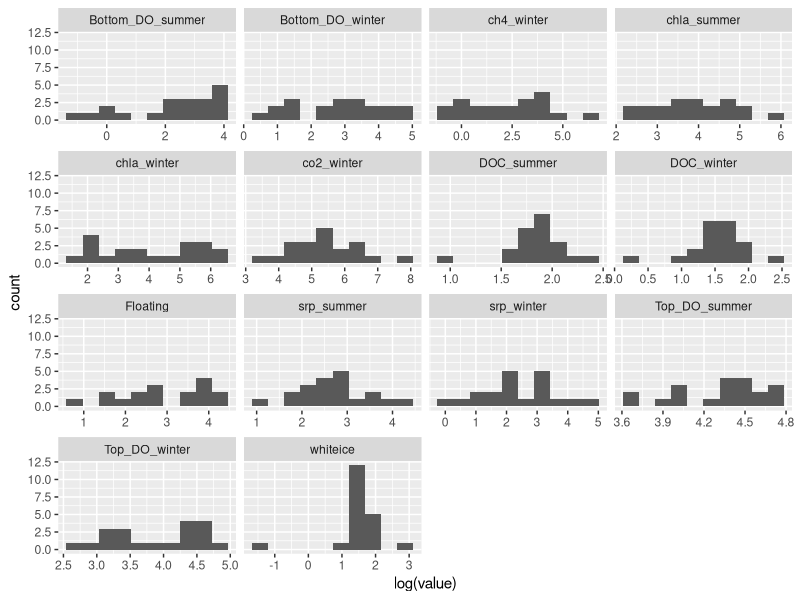
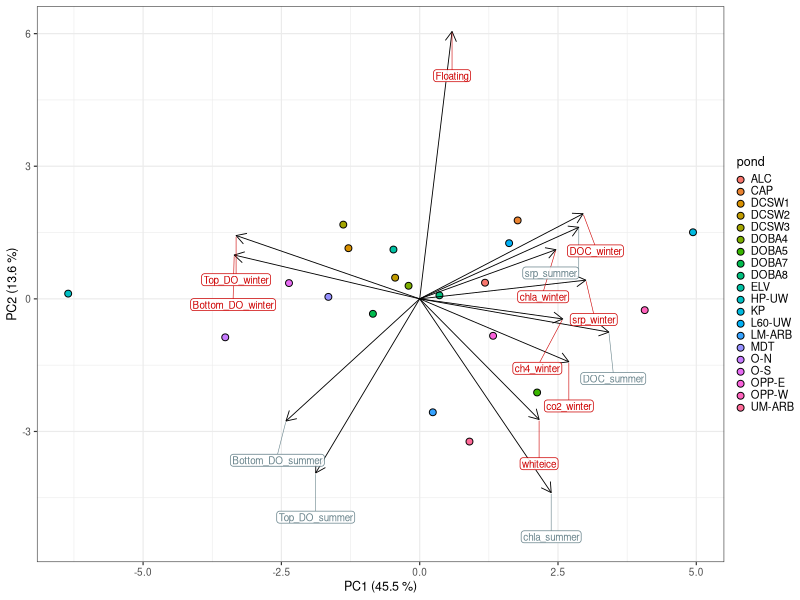
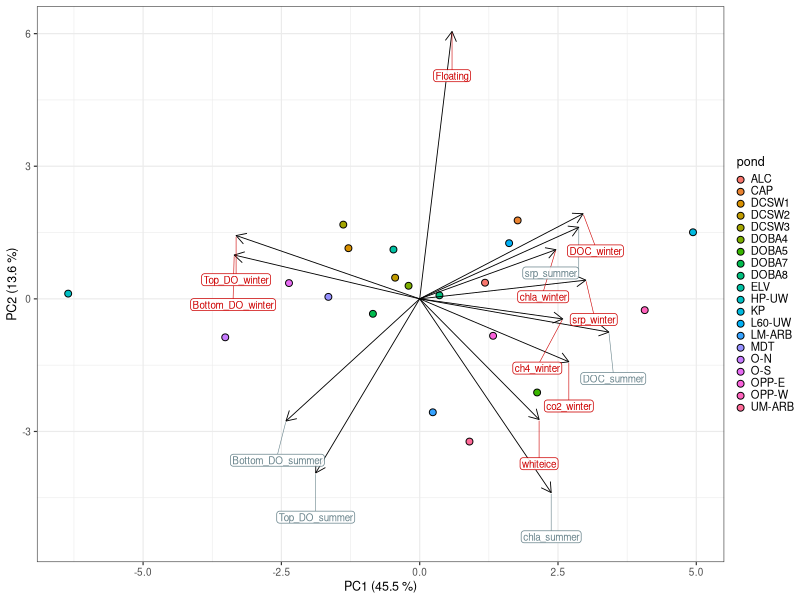

The R source for these figures, in order:
# Load packages
library(vegan)
library(tidyverse)
library(lubridate)
library(ggrepel)
library(patchwork)
library(ggtext)


ponds<- read_csv("data/ancillary/update_data.csv")

df.dobottom<- ponds%>%
  filter(season == "winter")%>%
  select(pond, Bottom_DO)

df.dobottom.wide<- df.dobottom%>%
  group_by(pond)%>%
  mutate(row = row_number())%>%
  pivot_wider(names_from = pond,
              values_from = Bottom_DO)%>%
  select(-row)

ponds_winter<- ponds%>%
  filter(season == "winter")%>%
  select(pond, Bottom_DO, Top_DO, DOC, SRP, whiteice, chla_MicrogramsPerLiter)%>%
  mutate(row = row_number())%>%
  pivot_wider(names_from = pond,
              values_from = Bottom_DO)%>%
  select(-row)


#PCA Attempt 1
ponds <- read_csv("data/ancillary/summary_allponds.csv")
summary_allponds <- ponds[,c(1,2,3,13,15,18,19,22,23,33,35,36,37:39)] # select variables of interest

# Plot histogram to see if data should be log-scaled
summary_allponds |> select(-pond) %>% gather() |> 
  ggplot(aes(log(value))) + 
  geom_histogram(bins = 10) + 
  facet_wrap(~key, scales = 'free_x')

myPR <- prcomp(log(summary_allponds[,-1]+0.1), scale = TRUE)
# biplot(myPR, scale = 0) # basic plot

# Get summary of PCs
summ = summary(myPR)

#Extract PC scores
ponds2 <- summary_allponds |> bind_cols(myPR$x[,1:2])
pca.arrows = as_tibble(myPR$rotation[,1:2]) |> 
  bind_cols(label = rownames(myPR$rotation)) |> 
  mutate(season = if_else(str_detect(label, 'summer'), 'summer','winter'))

# PLOT PC 1 and 2 with ggplot
scaling_factor = 10

ggplot(ponds2) +
  # stat_ellipse(geom = "polygon", col = "black", alpha = 0.5) +
  geom_point(aes(PC1, PC2, col = pond, fill = pond), shape = 21, col = "black", size = 2) +
  #Add pond text
  geom_segment(data = pca.arrows, 
               aes(x=0, #Starting coordinate in CCA1 = 0 
                   xend = PC1*scaling_factor, 
                   y=0, #Start in CCA2 = 0
                   yend = PC2*scaling_factor), 
               linewidth = 0.3,
               color = "black", #set color
               arrow = arrow(length=unit(0.02,"npc"))) + #Set the size of the lines that form the tip of the arrow
  #Add environmental vars text
  geom_label_repel(data = pca.arrows, 
                   aes(x = PC1*scaling_factor, y = PC2*scaling_factor, color = season),
                   label = pca.arrows$label,
                   force = 10,
                   label.padding = 0.1,
                   nudge_y = -1, fill = alpha("white", 0.9),
                   segment.size = 0.2, size = 2.5, show.legend = FALSE) +
  scale_color_manual(values = c('lightblue4','red3')) +
  #Set x and y axis titles
  labs(x=paste0("PC1 (",round(summ$importance[2,1]*100,1)," %)"),
       y=paste0("PC2 (",round(summ$importance[2,2]*100,1)," %)")) +
  #Set bw theme
  theme_bw(base_size = 9) +
  theme(legend.text = element_text(size = 8), 
        # plot.margin = unit(c(0,0,0,0), "cm"),
        legend.margin = margin(c(0,0,0,0), unit = "cm"),
        legend.key.width = unit(0.2,"cm"),
        legend.key.height = unit(0.2,"cm")) +
  theme(legend.text = element_markdown())

ggsave('figures/pca.png', width = 6, height = 4, dpi = 500)

#setNames(c('Summer Bottom DO','Summer Surface DO','Summer DOC', "Summer Chl a", "Summer SRP",
      #     'Floating Macrophyte','Winter Bottom DO','Winter Surface DO','Winter DOC', "Winter SRP",
        #   "Winter Chl a", "White Ice"))
